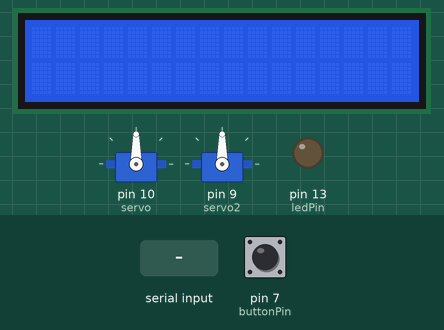
Bench run of a sketch on a simulated Arduino Uno, built with avr-gcc and run on an emulated ATmega328P. Shown: 16×2 character LCD, 2 × servo, output pins drawn as LEDs (lit = HIGH). Inputs (shaded band) come from the test bench; at power-on: pin 7 (buttonPin) LOW. What the sketch prints to the serial monitor is not drawn.

Above: at 1.2 s.
1.3 s: byte 1 (1) received over Serial
At 2.5 s:
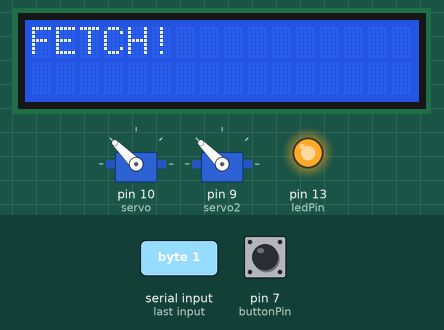
2.8 s: pin 7 (buttonPin) pulled HIGH for 0.15 s
At 3.8 s:
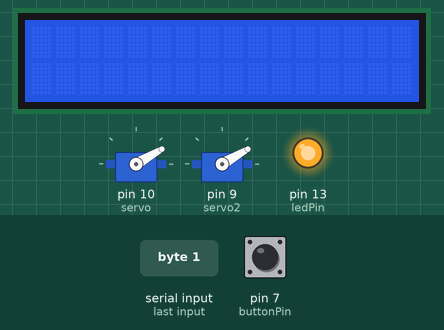
4.4 s: byte 1 (1) received over Serial
At 5.0 s:
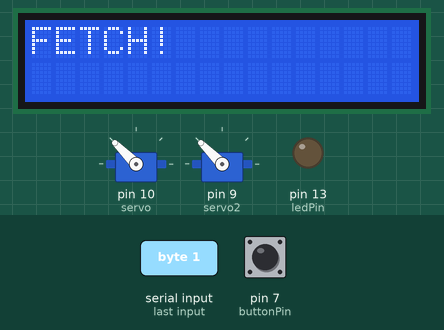
5.9 s: pin 7 (buttonPin) pulled HIGH for 1 s
At 6.2 s:
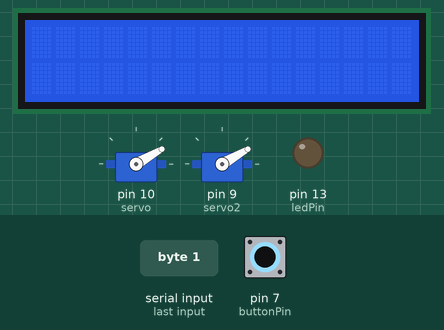
Timing chart, 0 to 8.9 s (numbered marks = the images above; inputs shaded):
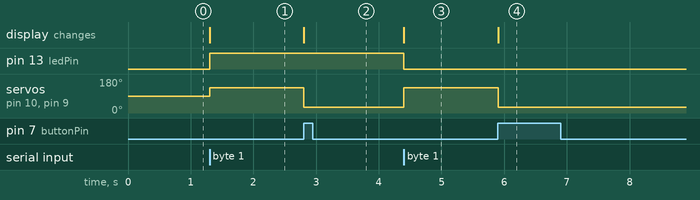

The sketch:

SemProj.ino
```cpp
/* semproj.ino */

//
// <JUDY PARK, JULIANNE PABONA, SHIRLEY LI>
// SEMESTER PROJECT
// U. Of Illinois, Chicago
// CS 362: Fall 2020
//

/* Description: Code that uses two servos attached to a catapult like device
 *  that throws a ball for a dog to fetch. This will also use serial communication
 *  so that two arduinos can communicate to each other. For this code, we will control the
 *  servos--if the button on this arduino is pushed, it will reset the servos and clear the lcd screen.
 *  If the button on the other arduino is pushed, we will read it in from this program and move the servo to throw.
 *  Once the button is pushed to throw, "FETCH!" will appear on the lcd and a 1 will be
 *  written to the serial monitor for the other arduino to read and light up its green LED
 *  and sound the buzzer.
 */

#include <LiquidCrystal.h>
#include <Servo.h>

// CREATE SERVO OBBJECTS
Servo servo;
Servo servo2;

// VARIABLES TO HOLD PINS FOR BUTTONS AND LED
const int buttonPin = 7;
const int ledPin = 13;

// INITIALIZE THE LCD WITH PINS
LiquidCrystal lcd (12, 11, 5,4,3,2);

// VARIABLES TO HOLD THE BUTTON STATES TO NOTIFY IF BUTTONS HAVE BEEN PRESSED
int curButtonState;
int prevButtonState;

// VARIABLES TO HOLD LED STATE
int ledState = 0;

// VARIABLES TO KEEP TRACK OF SERVO POSITION
int servoPos = 0;

void setup() {
  // SET UP SERIAL
  Serial.begin(9600);

  // INITIALIZE THE SIZE OF LCD TO START
  lcd.begin(16, 2);

  // ATTACH THE SERVOS BASED ON THE PIN NUMBERS
  servo.attach(10);
  servo2.attach(9);

  // SET THE BUTTON AS INPUT AND THE LED AS OUTPUT
  pinMode(buttonPin, INPUT);
  pinMode(ledPin, OUTPUT);

  // UPDATE THE BUTTON STATE TO READ IN IF IT HAS BEEN PUSHED OR NOT
  curButtonState = digitalRead(buttonPin);
}

void loop() {

  // UPDATE THE PREVIOUS BUTTON STATE
  prevButtonState = curButtonState;

  // READ IN THE NEW STATE OF THE BUTTON AND UPDATE CURBUTTONSTATE
  curButtonState = digitalRead(buttonPin);

  // CHECK IF THE SERIAL GOT ANY INPUT--IF BUTTON WAS PRESSED IT SHOULD RECEIVE A 1
  if(Serial.read() == 1) {

    // UPDATE THE LED STATE TO THE OPPOSITE OF WHAT IT WAS BEFORE
    ledState = !ledState;

    // REFLECT IT ONTO THE LED BY WRITING TO IT
    digitalWrite(ledPin, ledState);

    // SET THE CURSOR TO 0TH ROW AND 0TH COLUMN
    lcd.setCursor(0,0);

    // WRITE "FETCH" ONTO THE LCD
    lcd.print("FETCH!");

    // MOVE THE SERVOS
    servo.write(135);
    servo2.write(135);

  }

  // CHECK IF THE BUTTON HAS BEEN PRESSED
  if (curButtonState == HIGH && prevButtonState == LOW) {

    // WRITE IN A 1 TO THE SERIAL TO COMMUNICATE
    Serial.write(1);

    // CLEAR THE LCD
    lcd.clear();

    // RESET THE SERVOS
    servo.write(30);
    servo2.write(30);
  }
}
```

Measured:
- after the input at 1.3 s, pin 13 (ledPin): LOW → HIGH at once; servo on pin 10 (servo), servo on pin 9 (servo2): 90° → 135° at once; the display: changes at once (image 1)
- after the input at 2.8 s, servo on pin 10 (servo), servo on pin 9 (servo2): 135° → 30° at once; the display: changes at once (image 2)
- after the input at 4.4 s, pin 13 (ledPin): HIGH → LOW at once; servo on pin 10 (servo), servo on pin 9 (servo2): 30° → 135° at once; the display: changes at once (image 3)
- after the input at 5.9 s, servo on pin 10 (servo), servo on pin 9 (servo2): 135° → 30° at once; the display: changes at once (image 4)
